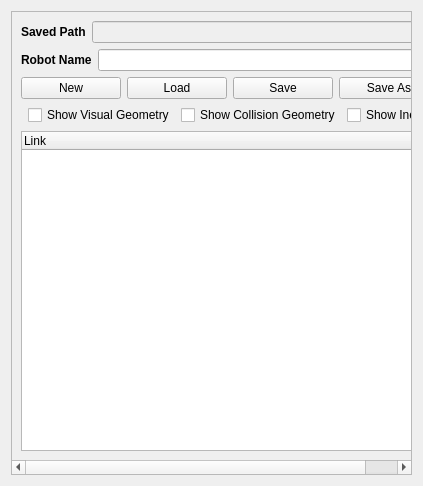
<?xml version="1.0" encoding="UTF-8" ?>
<ui version="4.0">
  <class>URDFBuilderPanelUI</class>
  <widget class="QWidget" name="URDFBuilderPanelUI">
    <property name="geometry">
      <rect>
        <x>0</x>
        <y>0</y>
        <width>423</width>
        <height>486</height>
      </rect>
    </property>
    <property name="windowTitle">
      <string>Form</string>
    </property>
    <layout class="QVBoxLayout">
      <item>
        <widget class="QScrollArea" name="ScrollArea">
          <property name="widgetResizable">
            <bool>true</bool>
          </property>
          <widget class="QWidget" name="scrollAreaWidgetContents">
            <property name="geometry">
              <rect>
                <x>0</x>
                <y>0</y>
                <width>403</width>
                <height>466</height>
              </rect>
            </property>
            <layout class="QVBoxLayout">
              <item>
                <layout class="QHBoxLayout">
                  <item>
                    <widget class="QLabel" name="SavedPathLabel">
                      <property name="sizePolicy">
                        <sizepolicy hsizetype="Minimum" vsizetype="Preferred">
                          <horstretch>0</horstretch>
                          <verstretch>0</verstretch>
                        </sizepolicy>
                      </property>
                      <property name="font">
                        <font>
                          <weight>75</weight>
                          <bold>true</bold>
                        </font>
                      </property>
                      <property name="text">
                        <string>Saved Path</string>
                      </property>
                    </widget>
                  </item>
                  <item>
                    <widget class="QLineEdit" name="Path">
                      <property name="enabled">
                        <bool>false</bool>
                      </property>
                      <property name="alignment">
                        <set>Qt::AlignRight|Qt::AlignTrailing|Qt::AlignVCenter</set>
                      </property>
                    </widget>
                  </item>
                </layout>
              </item>
              <item>
                <layout class="QHBoxLayout">
                  <item>
                    <widget class="QLabel" name="RobotNameLabel">
                      <property name="sizePolicy">
                        <sizepolicy hsizetype="Minimum" vsizetype="Preferred">
                          <horstretch>0</horstretch>
                          <verstretch>0</verstretch>
                        </sizepolicy>
                      </property>
                      <property name="font">
                        <font>
                          <weight>75</weight>
                          <bold>true</bold>
                        </font>
                      </property>
                      <property name="text">
                        <string>Robot Name</string>
                      </property>
                    </widget>
                  </item>
                  <item>
                    <widget class="QLineEdit" name="RobotName" />
                  </item>
                </layout>
              </item>
              <item>
                <layout class="QHBoxLayout">
                  <item>
                    <widget class="QPushButton" name="NewButton">
                      <property name="text">
                        <string>New</string>
                      </property>
                    </widget>
                  </item>
                  <item>
                    <widget class="QPushButton" name="LoadButton">
                      <property name="text">
                        <string>Load</string>
                      </property>
                    </widget>
                  </item>
                  <item>
                    <widget class="QPushButton" name="SaveButton">
                      <property name="text">
                        <string>Save</string>
                      </property>
                    </widget>
                  </item>
                  <item>
                    <widget class="QPushButton" name="SaveAsButton">
                      <property name="text">
                        <string>Save As</string>
                      </property>
                    </widget>
                  </item>
                </layout>
              </item>
              <item>
                <layout class="QHBoxLayout">
                  <item>
                    <spacer name="spacer">
                      <property name="orientation">
                        <enum>Qt::Horizontal</enum>
                      </property>
                    </spacer>
                  </item>
                  <item>
                    <widget class="QCheckBox" name="EnableVisualCheckBox">
                      <property name="text">
                        <string>Show Visual Geometry</string>
                      </property>
                    </widget>
                  </item>
                  <item>
                    <widget class="QCheckBox" name="EnableCollisionCheckBox">
                      <property name="text">
                        <string>Show Collision Geometry</string>
                      </property>
                    </widget>
                  </item>
                  <item>
                    <widget class="QCheckBox" name="EnableInertiaCheckBox">
                      <property name="text">
                        <string>Show Inertia</string>
                      </property>
                    </widget>
                  </item>
                </layout>
              </item>
              <item>
                <widget class="QTreeWidget" name="LinkTreeWidget">
                  <property name="maximumSize">
                    <size>
                      <width>16777215</width>
                      <height>16777215</height>
                    </size>
                  </property>
                  <property name="contextMenuPolicy">
                    <enum>Qt::CustomContextMenu</enum>
                  </property>
                  <property name="sortingEnabled">
                    <bool>true</bool>
                  </property>
                  <column>
                    <property name="text">
                      <string>Link</string>
                    </property>
                  </column>
                </widget>
              </item>
            </layout>
          </widget>
        </widget>
      </item>
    </layout>
    <action name="AddLinkAction">
      <property name="text">
        <string>Add Link</string>
      </property>
    </action>
    <action name="RemoveLinkAction">
      <property name="text">
        <string>Remove Link</string>
      </property>
    </action>
    <action name="CloneLinkAction">
      <property name="text">
        <string>Clone Link</string>
      </property>
    </action>
  </widget>
  <resources />
  <connections />
</ui>
